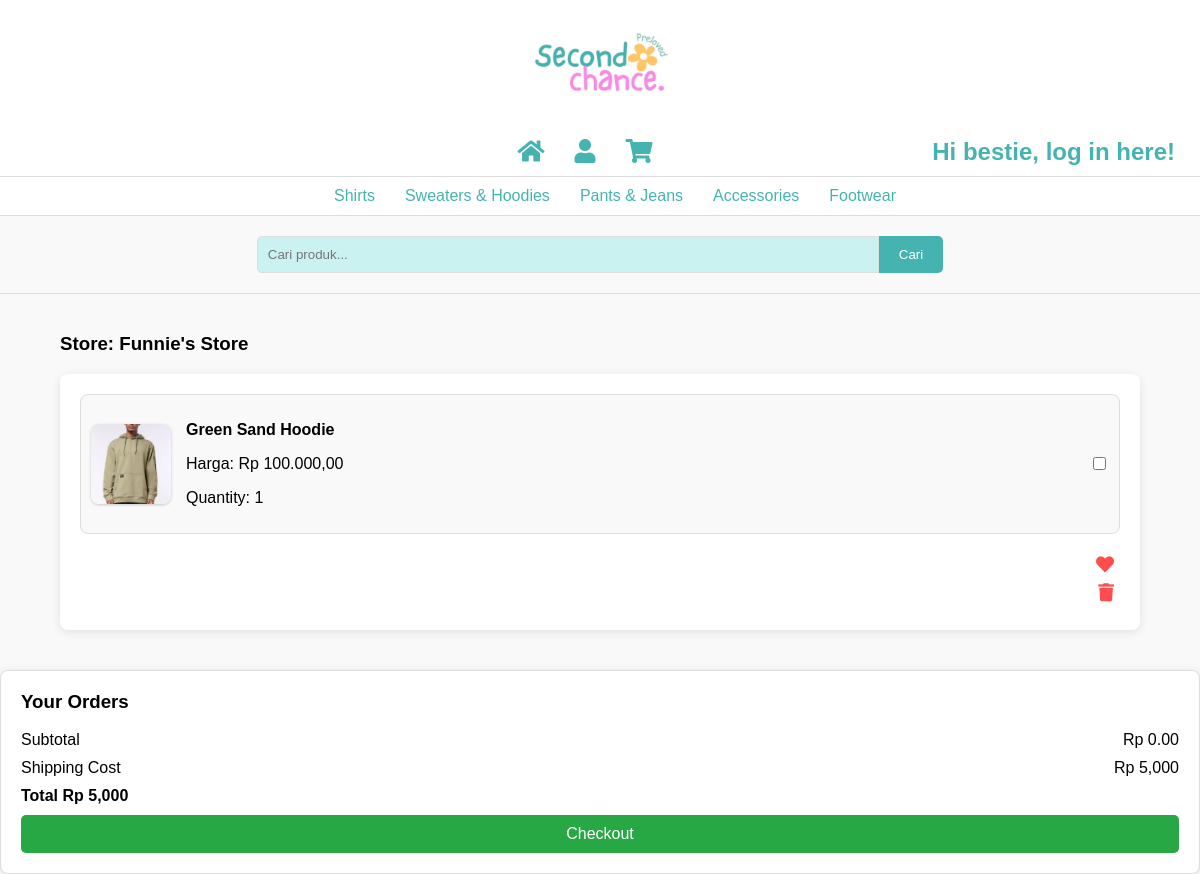
The page /website/cart.php (signed in) on the database its author committed.
### tables this page shows
CREATE TABLE `cart` (
  `cartId` int(11) NOT NULL,
  `shopId` int(11) NOT NULL,
  `userId` int(11) DEFAULT NULL,
  `productId` int(11) DEFAULT NULL,
  `quantity` int(11) NOT NULL,
  `totalPrice` decimal(10,2) DEFAULT NULL,
  `addedTime` timestamp NOT NULL DEFAULT current_timestamp()
);

CREATE TABLE `shop` (
  `shopId` int(11) NOT NULL,
  `userEmail` varchar(255) NOT NULL,
  `userId` int(11) NOT NULL,
  `shopName` varchar(255) NOT NULL,
  `phoneNumber` varchar(15) DEFAULT NULL,
  `shopDesc` text DEFAULT NULL,
  `bankAcc` varchar(255) NOT NULL,
  `linkPayment` varchar(255) NOT NULL,
  `city` varchar(255) DEFAULT NULL,
  `created_at` timestamp NOT NULL DEFAULT current_timestamp(),
  `operationalHours` varchar(255) NOT NULL,
  `productQuantity` int(11) NOT NULL DEFAULT 0 COMMENT 'Jumlah produk tersedia',
  `totalRevenue` decimal(10,2) NOT NULL DEFAULT 0.00 COMMENT 'Total pendapatan dari toko',
  `orderCount` int(11) NOT NULL DEFAULT 0 COMMENT 'Jumlah total pesanan',
  `lastOrderDate` timestamp NULL DEFAULT NULL COMMENT 'Tanggal pesanan terakhir'
);

CREATE TABLE `product` (
  `productId` int(11) NOT NULL,
  `shopId` int(11) DEFAULT NULL,
  `userId` int(11) NOT NULL,
  `productName` varchar(255) NOT NULL,
  `productDesc` varchar(200) DEFAULT NULL,
  `productCategory` enum('Shirts','Pants','Sweaters & Hoodies','Accessories','Footwear') DEFAULT NULL,
  `productPrice` decimal(10,2) DEFAULT NULL,
  `productQuantity` int(11) DEFAULT NULL,
  `productPhoto` varchar(255) DEFAULT NULL,
  `created_at` timestamp NOT NULL DEFAULT current_timestamp()
);

### website/cart.php (the view, shortened to what this page needs)
<?php
include 'header.php';
$servername = "localhost";
$username = "root";
$password = "";
$dbname = "sc_db";
$conn = new mysqli($servername, $username, $password, $dbname);
$userId = $_SESSION['userId'];
$sql = "SELECT c.*, p.productName, p.productPrice, p.productPhoto, p.shopId, s.shopName, s.bankAcc
        FROM cart c
        JOIN product p ON c.productId = p.productId
        JOIN shop s ON p.shopId = s.shopId
        WHERE c.userId = '$userId'
        ORDER BY s.shopName, c.addedTime DESC";
$result = $conn->query($sql);
?>
<!DOCTYPE html>
<html lang="en">
<head>
    <link href="https://cdnjs.cloudflare.com/ajax/libs/font-awesome/5.15.3/css/all.min.css" rel="stylesheet"/>
</head>
<body>
<div class="container">
    <?php
    $currentShopId = null;
    if ($result->num_rows > 0) {
        while ($row = $result->fetch_assoc()) {
            if ($row['shopId'] != $currentShopId) {
                $currentShopId = $row['shopId'];
                $currentStoreName = $row['shopName'];
                echo "<h3>Store: " . htmlspecialchars($currentStoreName) . "</h3>";
                echo '<div class="cart-section">';
            }
            echo '<div class="cart-item">';
            echo '<img src="uploads/' . htmlspecialchars($row['productPhoto']) . '" alt="' . htmlspecialchars($row['productName']) . '" width="80" height="80">';
            echo '<div class="cart-item-details">';
            echo '<p><strong>' . htmlspecialchars($row['productName']) . '</strong></p>';
            echo '<p>Harga: Rp ' . number_format($row['productPrice'], 2, ',', '.') . '</p>';
            echo '<p>Quantity: ' . $row['quantity'] . '</p>';
            echo '</div>';
            ?>
                <input type="checkbox"
                       class="item-checkbox"
                       data-price="<?php echo $row['productPrice']; ?>"
                       data-quantity="<?php echo $row['quantity']; ?>"
                       data-shop-id="<?php echo $row['shopId']; ?>"
                       data-bank-account="<?php echo $row['bankAcc']; ?>"
                       data-product-id="<?php echo $row['productId']; ?>"
                       data-product-name="<?php echo htmlspecialchars($row['productName']); ?>" />
            <?php
            echo '</div>';
            echo '<div class="cart-item-actions">';
            echo '<button><i class="fas fa-heart"></i></button>';
            echo '<form action="remove_from_cart.php" method="POST" onsubmit="return confirm(\'Apakah Anda yakin ingin menghapus produk ini?\');">';
            echo '<button type="submit" style="color: #ff4d4d;"><i class="fas fa-trash"></i></button>';
            echo '</form>';
            echo '</div>';
        }
        if ($currentShopId !== null) {
            echo '</div>';
        }
    } else {
        echo '<p>Keranjang belanja Anda kosong.</p>';
    }
    ?>
</div>
        <div class="order-summary">
            <h3>Your Orders</h3>
            <p>
                <span>Subtotal</span>
                <span id="subtotal">Rp 0.00</span>
            </p>
            <p>
                <span>Shipping Cost</span>
                <span>Rp 5,000</span>
            </p>
            <p>
                <strong>
                    <span>Total</span>
                    <span id="total">Rp 5,000</span>
                </strong>
            </p>
            <form action="process_checkout.php" method="POST" id="checkoutForm">
                <button type="submit" id="checkoutBtn">Checkout</button>
            </form>
        </div>

### website/header.php (style rules this page uses)
body { font-family: 'Roboto', sans-serif; margin: 0; padding: 0; box-sizing: border-box; }

### website/cart.php (style rules this page uses)
body { font-family: Arial, sans-serif; margin: 0; padding: 0; background-color: #f9f9f9; }
.container { width: 90%; max-width: 1200px; margin: 0 auto; padding: 20px 0; display: flex; flex-direction: column; }
.cart-section { background-color: #fff; padding: 20px; border-radius: 8px; box-shadow: 0 2px 10px rgba(0, 0, 0, 0.1); margin-bottom: 20px; }
.order-summary { padding: 20px; background-color: #fff; border: 1px solid #ddd; border-radius: 8px; box-shadow: 0 2px 10px rgba(0, 0, 0, 0.1); }
.cart-item { display: flex; align-items: center; margin-bottom: 20px; padding: 10px; border: 1px solid #ddd; border-radius: 8px; background-color: #f9f9f9; }
.cart-item img { width: 80px; height: 80px; object-fit: cover; border-radius: 8px; margin-right: 15px; box-shadow: 0 1px 3px rgba(0, 0, 0, 0.2); }
.cart-item-details { flex: 1; }
.cart-item-actions { display: flex; flex-direction: column; align-items: flex-end; }
.cart-item-actions button { background-color: transparent; border: none; cursor: pointer; color: #ff4d4d; font-size: 18px; margin-bottom: 5px; }
.order-summary h3 { margin-top: 0; }
.order-summary p { display: flex; justify-content: space-between; margin: 10px 0; }
.order-summary button { width: 100%; padding: 10px; background-color: #28a745; color: white; border: none; border-radius: 5px; cursor: pointer; font-size: 16px; }

### rows shown on the page
cart: shop.shopName "Funnie's Store", productId.productPhoto (picture), productId.productName "Green Sand Hoodie", productId.productPrice "100.000,00", quantity "1"
